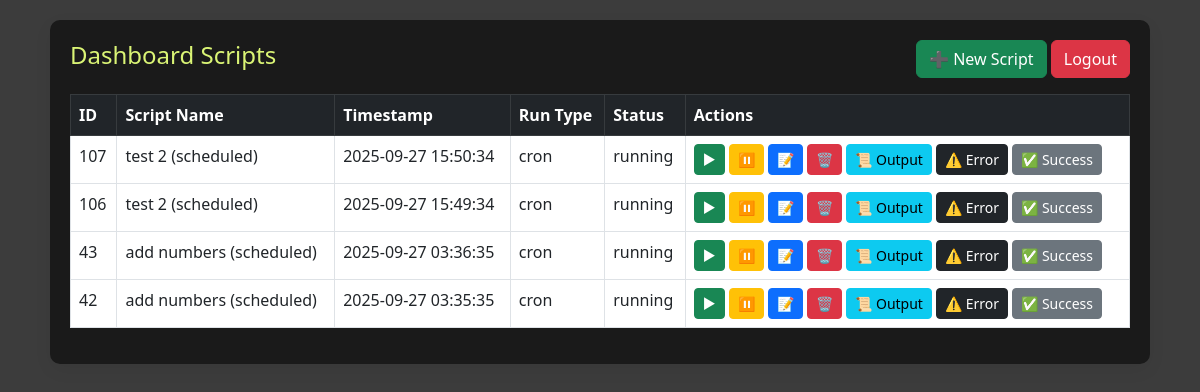
Page /history (signed in) on the earlier database version.
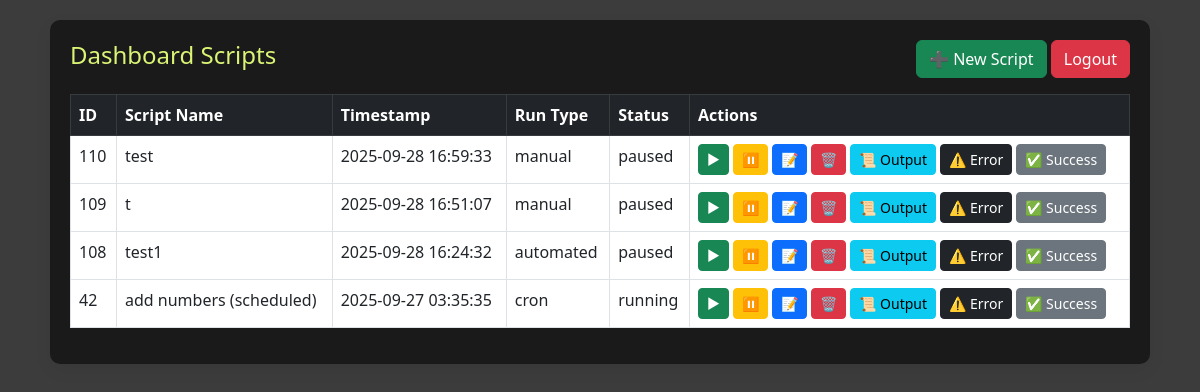
Same page on the later database version.
### tables this page shows
CREATE TABLE scripts (
        id INTEGER PRIMARY KEY AUTOINCREMENT,
        name TEXT,
        code TEXT,
        output TEXT,
        error TEXT,
        success_log TEXT,
        success_code TEXT,
        timestamp DATETIME DEFAULT CURRENT_TIMESTAMP,
        run_type TEXT,
        user TEXT,
        status TEXT DEFAULT "paused"
    );

### app.py (the view)
@app.route("/history")
def history():
    if "user" not in session:
        return redirect(url_for("login"))
    scripts = query_db("SELECT id,name,timestamp,run_type,status FROM scripts WHERE user=? ORDER BY id DESC", (session["user"],))
    return render_template("history.html", scripts=scripts)

### app.py (called while the page is built)
def query_db(query, args=(), one=False):
    conn = sqlite3.connect(DB_FILE)
    c = conn.cursor()
    c.execute(query, args)
    rv = c.fetchall()
    conn.commit()
    conn.close()
    return (rv[0] if rv else None) if one else rv

### templates/history.html (shortened to what this page needs)
<!DOCTYPE html>
<html>
<head>
    <link href="https://cdn.jsdelivr.net/npm/bootstrap@5.3.0/dist/css/bootstrap.min.css" rel="stylesheet">
</head>
<body>
<div class="container container-card">
    <div class="d-flex justify-content-between align-items-center mb-3">
        <h4 style="color:rgba(228, 255, 122, 0.952);">Dashboard Scripts</h4>
        <div>
            <a href="{{ url_for('run_script') }}" class="btn btn-success">➕ New Script</a>
            <a href="{{ url_for('logout') }}" class="btn btn-danger">Logout</a>
        </div>
    </div>
    <table class="table table-bordered">
        <thead class="table-dark">
            <tr>
                <th>ID</th>
                <th>Script Name</th>
                <th>Timestamp</th>
                <th>Run Type</th>
                <th>Status</th>
                <th>Actions</th>
            </tr>
        </thead>
        <tbody>
        {% for script in scripts %}
            <tr>
                <td>{{ script[0] }}</td>
                <td>{{ script[1] }}</td>
                <td>{{ script[2] }}</td>
                <td>{{ script[3] }}</td>
                <td>{{ script[4] }}</td>
                <td>
                    <a href="{{ url_for('start_script', script_id=script[0]) }}" class="btn btn-success btn-sm">▶</a>
                    <a href="{{ url_for('pause_script', script_id=script[0]) }}" class="btn btn-warning btn-sm">⏸</a>
                    <a href="{{ url_for('edit_script', script_id=script[0]) }}" class="btn btn-primary btn-sm">📝</a>
                    <a href="{{ url_for('delete_script', script_id=script[0]) }}" class="btn btn-danger btn-sm">🗑</a>
                    <button class="btn btn-info btn-sm" onclick="loadLogs({{ script[0] }}, 'output')" data-bs-toggle="modal" data-bs-target="#logModal">📜 Output</button>
                    <button class="btn btn-dark btn-sm" onclick="loadLogs({{ script[0] }}, 'error')" data-bs-toggle="modal" data-bs-target="#logModal">⚠️ Error</button>
                    <button class="btn btn-secondary btn-sm" onclick="loadLogs({{ script[0] }}, 'success_log')" data-bs-toggle="modal" data-bs-target="#logModal">✅ Success</button>
                </td>
            </tr>
        {% endfor %}
        </tbody>
    </table>
</div>
</body>
</html>

### templates/history.html (style rules this page uses)
body { background:#3c3c3c }
.container-card { max-width:1100px;margin:20px auto;padding:20px;background:#02020295;border-radius:10px;box-shadow:0 6px 18px rgba(0,0,0,0.06) }

Differences in the rows shown:
removed scripts: id "107", name "test 2 (scheduled)", timestamp "2025-09-27 15:50:34", run_type "cron", status "running"
removed scripts: id "106", name "test 2 (scheduled)", timestamp "2025-09-27 15:49:34", run_type "cron", status "running"
removed scripts: id "43", name "add numbers (scheduled)", timestamp "2025-09-27 03:36:35", run_type "cron", status "running"
added scripts: id "110", name "test", timestamp "2025-09-28 16:59:33", run_type "manual", status "paused"
added scripts: id "109", name "t", timestamp "2025-09-28 16:51:07", run_type "manual", status "paused"
added scripts: id "108", name "test1", timestamp "2025-09-28 16:24:32", run_type "automated", status "paused"
